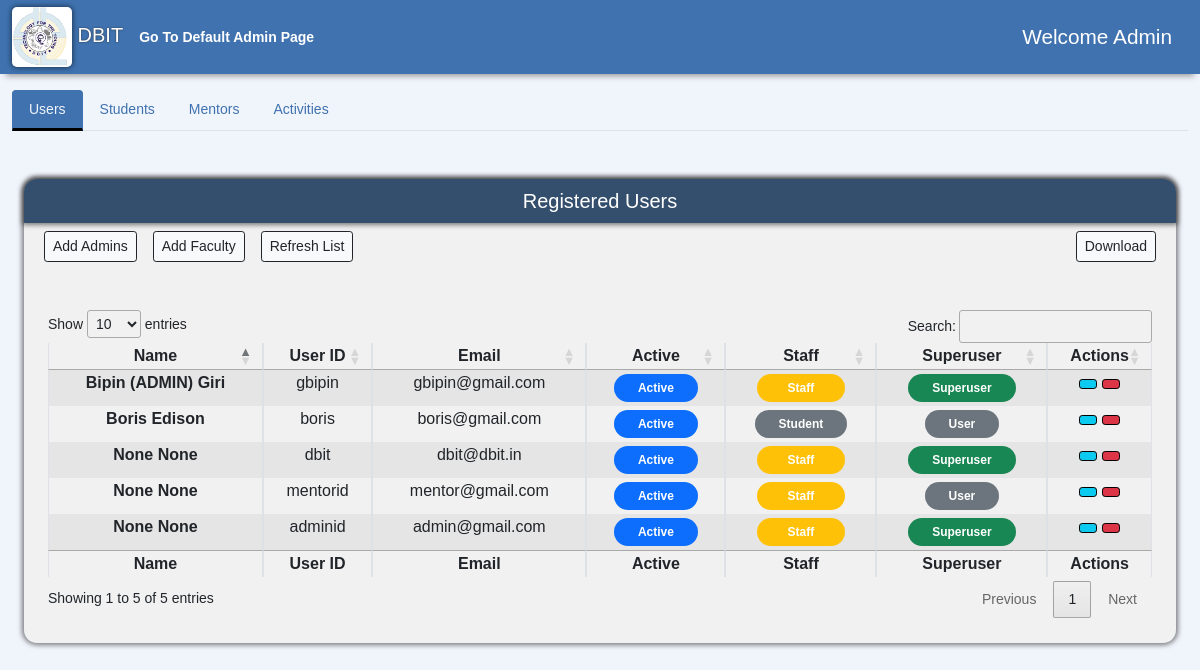
Page /AdminPage/ (signed in) on the earlier database version.
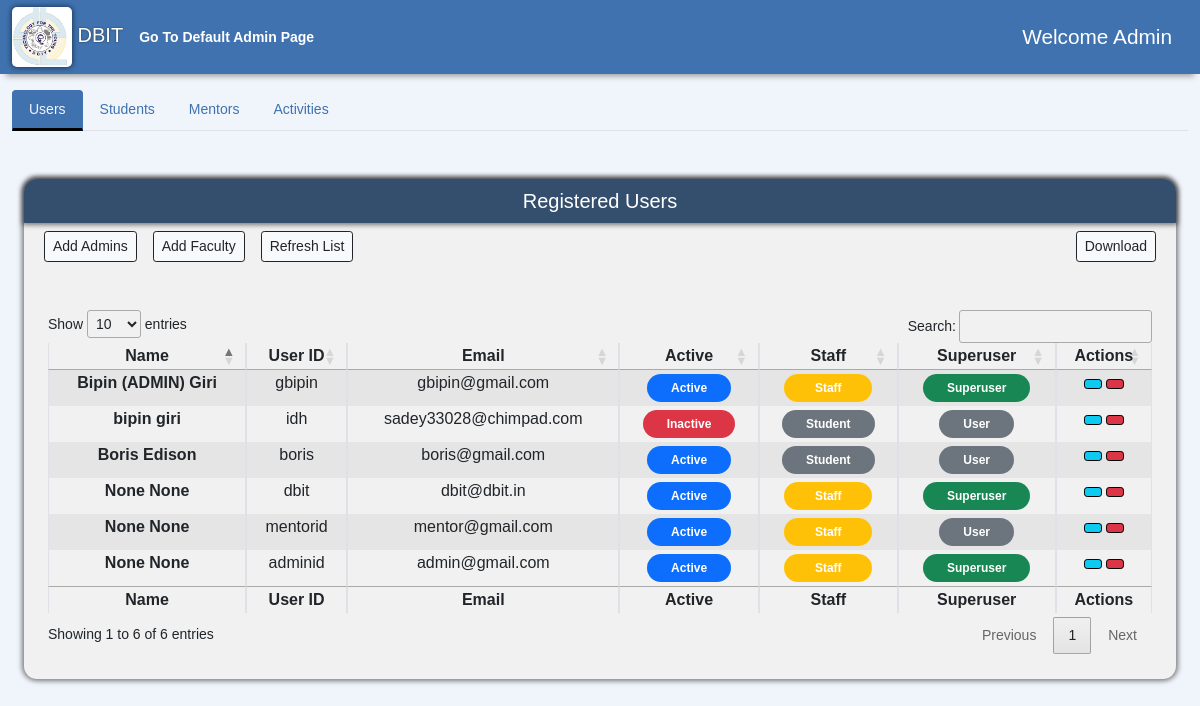
Same page on the later database version.
### accounts/models.py (models this page shows, shortened)
class User(AbstractUser):
    usr_id = models.CharField(max_length=50, unique=True)
    username = None
    email = models.EmailField(max_length=255, unique=True)
    created_on = models.DateTimeField(auto_now_add=True)
    is_active = models.BooleanField(default=True)
    is_staff = models.BooleanField(default=False)
    is_superuser = models.BooleanField(default=False)
    first_name = models.CharField(max_length=50, null=True)
    last_name = models.CharField(max_length=50, null=True)
    middle_name = models.CharField(max_length=50, null=True)
    phone = models.CharField(max_length=10, null=True, blank=True)
    profile_img = models.ImageField(
        default='logo.png', null=True, blank=True, upload_to='images/')
    USERNAME_FIELD = 'email'
    REQUIRED_FIELDS = ['usr_id', ]
    objects = CustomUserManager()

### AdminPage/views.py (the view)
# urls.py: path('', views.Adminpage, name= 'admin'),
@login_required(login_url='Login')
def Adminpage(request):
    if request.user.is_superuser:
        users = User.objects.all()
        context = {'users': users}
        return render(request,'AdminPage/admin-user.html',context)
    else:
        return HttpResponse("You are not authorized to view this page")

### AdminPage/templates/AdminPage/admin-user.html (shortened to what the changed rows need)
{% extends "admin.html" %}
{% load static %}
{% block userTabContent %}
<div class="tab-pane fade show active" id="nav-users" role="tabpanel" aria-labelledby="nav-users-tab">
    <div class="container-fluid mb-5">
        <div class="sidebar flex-shrink-0 dashboard-navigation">
            <div class="sidebar-heading d-flex align-items-center justify-content-center">
                <h5>Registered Users</h5>
            </div>
            <div class="container-fluid" style="overflow-x: auto;">
                <div class="d-flex bd-highlight mb-3">
                </div>
            </div>
            <div class="table-div m-4 mt-4 mb-4">
                <table class="table table-striped table-bordered" style="widows: 100%;" id="user-table">
                    <thead>
                        <tr>
                            <th scope="col" class="px-2 py-1 text-center">Name</th>
                            <th scope="col" class="px-2 py-1 text-center">User ID</th>
                            <th scope="col" class="px-2 py-1 text-center">Email</th>
                            <th scope="col" class="px-2 py-1 text-center">Active</th>
                            <th scope="col" class="px-2 py-1 text-center">Staff</th>
                            <th scope="col" class="px-2 py-1 text-center">Superuser</th>
                            <th scope="col" class="px-2 py-1 text-center">Actions</th>
                        </tr>
                    </thead>
                    <tbody>
                        {% for user in users %}
                        <tr>
                            <th scope="row" class="px-2 py-1 text-center">{{user.first_name}} {{ user.last_name}}</th>
                            <td class="px-2 py-1 text-center">{{user.usr_id}}</td>
                            <td class="px-2 py-1 text-center">{{user.email}}</td>
                            <td class="px-2 py-1 text-center">
                                {% if user.is_active %}
                                <span class="badge bg-primary rounded-pill px-4 py-2">Active</span> {% else %}
                                <span class="badge bg-danger rounded-pill px-4 py-2">Inactive</span> {% endif %}
                          </td>
                            <td class="px-2 py-1 text-center">
                                {% if user.is_staff %}
                                <span class="badge bg-warning rounded-pill px-4 py-2">&nbsp Staff &nbsp</span> {% else %}
                                <span class="badge bg-secondary rounded-pill px-4 py-2">Student</span> {% endif %}
                            </td>
                            <td class="px-2 py-1 text-center">
                                {% if user.is_superuser %}
                                <span class="badge bg-success rounded-pill px-4 py-2">Superuser</span> {% else %}
                                <span class="badge bg-secondary rounded-pill px-4 py-2">User</span> {% endif %}
                            </td>
                            <td class="px-2 py-1 text-center" >
                                <button type="button" class="btn btn-info ms-auto btn-sm" style="border-color: black" {% if user.is_superuser %} onClick="window.location.reload()" {% else %} onClick="window.location.href='{% url 'update-user' user.usr_id %}'" {% endif %}>
                                </button>
                                <form action="{% url 'delete-user' user.id %}" class="mb-0" style="display: inline-block" method='POST'>
                                    <button type="submit" class="btn btn-danger ms-auto btn-sm" style="border-color: black" onClick="return confirm('Are you sure Do you want to delete this user/account ?');">
                                    </button>
                                </form>
                            </td>
                        </tr>
                        {% endfor %}
                    </tbody>
                    <tfoot>
                        <tr>
                            <th scope="col" class="px-2 py-1 text-center">Name</th>
                            <th scope="col" class="px-2 py-1 text-center">User ID</th>
                            <th scope="col" class="px-2 py-1 text-center">Email</th>
                            <th scope="col" class="px-2 py-1 text-center">Active</th>
                            <th scope="col" class="px-2 py-1 text-center">Staff</th>
                            <th scope="col" class="px-2 py-1 text-center">Superuser</th>
                            <th scope="col" class="px-2 py-1 text-center">Actions</th>
                        </tr>
                    </tfoot>
                </table>
            </div>
        </div>
    </div>
</div>
{% endblock %}

Differences in the rows shown:
added User: first_name "bipin", last_name "giri", usr_id "idh", email "sadey33028@chimpad.com", is_active "Inactive", is_staff "Student", is_superuser "User"
Other differences:
text written by a page script: "Show entries Search: Showing 1 to 5 of 5 entries Previous 1 Next" → "Show entries Search: Showing 1 to 6 of 6 entries Previous 1 Next"
